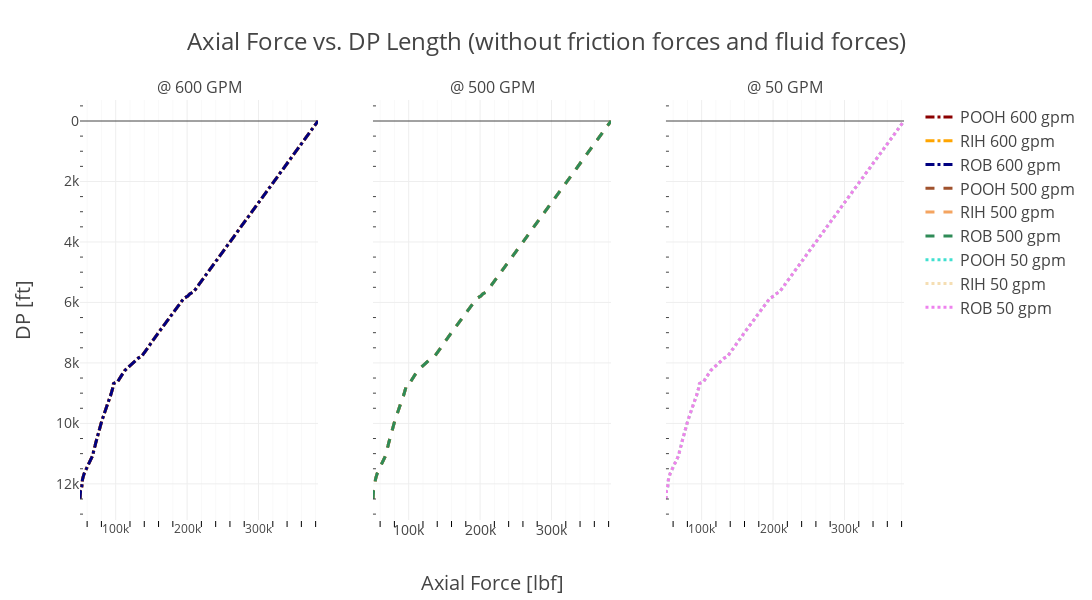

Notebook source saved alongside this figure:
### Code cell
import plotly.graph_objects as go
from plotly.subplots import make_subplots

fig = make_subplots(rows=1, cols=3, subplot_titles=("@ 600 GPM", "@ 500 GPM", "@ 50 GPM"), shared_yaxes=True)

fig.add_trace(go.Scatter(x=hook_POOH_600[0]+50000, y=np.linspace(12500, 0, len(hook_POOH_600[0])), name='POOH 600 gpm', line=dict(color='darkred', width=3, dash='dashdot')), row=1, col=1)
fig.add_trace(go.Scatter(x=hook_RIH_600[0]+50000, y=np.linspace(12500, 0, len(hook_RIH_600[0])), name='RIH 600 gpm', line=dict(color='orange', width=3, dash='dashdot')), row=1, col=1) 
fig.add_trace(go.Scatter(x=hook_ROB_600[0]+50000, y=np.linspace(12500, 0, len(hook_ROB_600[0])), name='ROB 600 gpm', line=dict(color='navy', width=3, dash='dashdot')), row=1, col=1) 
fig.add_trace(go.Scatter(x=hook_POOH_500[0]+50000, y=np.linspace(12500, 0, len(hook_POOH_500[0])), name='POOH 500 gpm', line=dict(color='sienna', width=3, dash='dash')), row=1, col=2)
fig.add_trace(go.Scatter(x=hook_RIH_500[0]+50000, y=np.linspace(12500, 0, len(hook_RIH_500[0])), name='RIH 500 gpm', line=dict(color='sandybrown', width=3, dash='dash')), row=1, col=2) 
fig.add_trace(go.Scatter(x=hook_ROB_500[0]+50000, y=np.linspace(12500, 0, len(hook_ROB_500[0])), name='ROB 500 gpm', line=dict(color='seagreen', width=3, dash='dash')), row=1, col=2) 
fig.add_trace(go.Scatter(x=hook_POOH_0[0]+50000, y=np.linspace(12500, 0, len(hook_POOH_0[0])), name='POOH 50 gpm', line=dict(color='turquoise', width=3, dash='dot')), row=1, col=3)
fig.add_trace(go.Scatter(x=hook_RIH_0[0]+50000, y=np.linspace(12500, 0, len(hook_RIH_0[0])), name='RIH 50 gpm', line=dict(color='wheat', width=3, dash='dot')), row=1, col=3) 
fig.add_trace(go.Scatter(x=hook_ROB_0[0]+50000, y=np.linspace(12500, 0, len(hook_ROB_0[0])), name='ROB 50 gpm', line=dict(color='violet', width=3, dash='dot')), row=1, col=3) 

# Update the layout for white background and improved readability
fig.update_xaxes(minor=dict(ticklen=6, tickcolor="black", showgrid=True))
fig.update_yaxes(minor_ticks="inside")
fig.update_layout(
    
    template= "none",
    title='Axial Force vs. DP Length (without friction forces and fluid forces)',  # Add a title
    title_font_size=24,
    xaxis2=dict(
        title='Axial Force [lbf]',
        titlefont_size=20,
        tickfont_size=14,
    ),
    yaxis=dict(
        title='DP [ft]',
        titlefont_size=20,
        tickfont_size=14,
        autorange="reversed"
    ),
    legend=dict(
        traceorder='normal',
        font=dict(
            size=16,
        )
    ),
    height = 600,
    width = 1400
)

# Show the figure
fig.show()
# fig.write_html("Plot.html")

### Figure 1 — Plotly figure (JSON) as saved in the notebook; plotly's stock layout.template omitted (floating-point values rounded to 4 significant figures; data arrays with more than 128 entries replaced by an {"elided": "..."} marker saying what was removed)
{"data": [{"line": {"color": "darkred", "dash": "dashdot", "width": 3}, "name": "POOH 600 gpm", "type": "scatter", "x": {"elided": "178 float values"}, "xaxis": "x", "y": {"elided": "178 float values"}, "yaxis": "y"}, {"line": {"color": "orange", "dash": "dashdot", "width": 3}, "name": "RIH 600 gpm", "type": "scatter", "x": {"elided": "178 float values"}, "xaxis": "x", "y": {"elided": "178 float values"}, "yaxis": "y"}, {"line": {"color": "navy", "dash": "dashdot", "width": 3}, "name": "ROB 600 gpm", "type": "scatter", "x": {"elided": "178 float values"}, "xaxis": "x", "y": {"elided": "178 float values"}, "yaxis": "y"}, {"line": {"color": "sienna", "dash": "dash", "width": 3}, "name": "POOH 500 gpm", "type": "scatter", "x": {"elided": "178 float values"}, "xaxis": "x2", "y": {"elided": "178 float values"}, "yaxis": "y2"}, {"line": {"color": "sandybrown", "dash": "dash", "width": 3}, "name": "RIH 500 gpm", "type": "scatter", "x": {"elided": "178 float values"}, "xaxis": "x2", "y": {"elided": "178 float values"}, "yaxis": "y2"}, {"line": {"color": "seagreen", "dash": "dash", "width": 3}, "name": "ROB 500 gpm", "type": "scatter", "x": {"elided": "178 float values"}, "xaxis": "x2", "y": {"elided": "178 float values"}, "yaxis": "y2"}, {"line": {"color": "turquoise", "dash": "dot", "width": 3}, "name": "POOH 50 gpm", "type": "scatter", "x": {"elided": "178 float values"}, "xaxis": "x3", "y": {"elided": "178 float values"}, "yaxis": "y3"}, {"line": {"color": "wheat", "dash": "dot", "width": 3}, "name": "RIH 50 gpm", "type": "scatter", "x": {"elided": "178 float values"}, "xaxis": "x3", "y": {"elided": "178 float values"}, "yaxis": "y3"}, {"line": {"color": "violet", "dash": "dot", "width": 3}, "name": "ROB 50 gpm", "type": "scatter", "x": {"elided": "178 float values"}, "xaxis": "x3", "y": {"elided": "178 float values"}, "yaxis": "y3"}], "layout": {"annotations": [{"font": {"size": 16}, "showarrow": false, "text": "@ 600 GPM", "x": 0.1444, "xanchor": "center", "xref": "paper", "y": 1, "yanchor": "bottom", "yref": "paper"}, {"font": {"size": 16}, "showarrow": false, "text": "@ 500 GPM", "x": 0.5, "xanchor": "center", "xref": "paper", "y": 1, "yanchor": "bottom", "yref": "paper"}, {"font": {"size": 16}, "showarrow": false, "text": "@ 50 GPM", "x": 0.8556, "xanchor": "center", "xref": "paper", "y": 1, "yanchor": "bottom", "yref": "paper"}], "height": 600, "legend": {"font": {"size": 16}, "traceorder": "normal"}, "title": {"font": {"size": 24}, "text": "Axial Force vs. DP Length (without friction forces and fluid forces)"}, "width": 1400, "xaxis": {"anchor": "y", "domain": [0, 0.2889], "minor": {"showgrid": true, "tickcolor": "black", "ticklen": 6}}, "xaxis2": {"anchor": "y2", "domain": [0.3556, 0.6444], "minor": {"showgrid": true, "tickcolor": "black", "ticklen": 6}, "tickfont": {"size": 14}, "title": {"font": {"size": 20}, "text": "Axial Force [lbf]"}}, "xaxis3": {"anchor": "y3", "domain": [0.7111, 1], "minor": {"showgrid": true, "tickcolor": "black", "ticklen": 6}}, "yaxis": {"anchor": "x", "autorange": "reversed", "domain": [0, 1], "minor": {"ticks": "inside"}, "tickfont": {"size": 14}, "title": {"font": {"size": 20}, "text": "DP [ft]"}}, "yaxis2": {"anchor": "x2", "domain": [0, 1], "matches": "y", "minor": {"ticks": "inside"}, "showticklabels": false}, "yaxis3": {"anchor": "x3", "domain": [0, 1], "matches": "y", "minor": {"ticks": "inside"}, "showticklabels": false}}}
